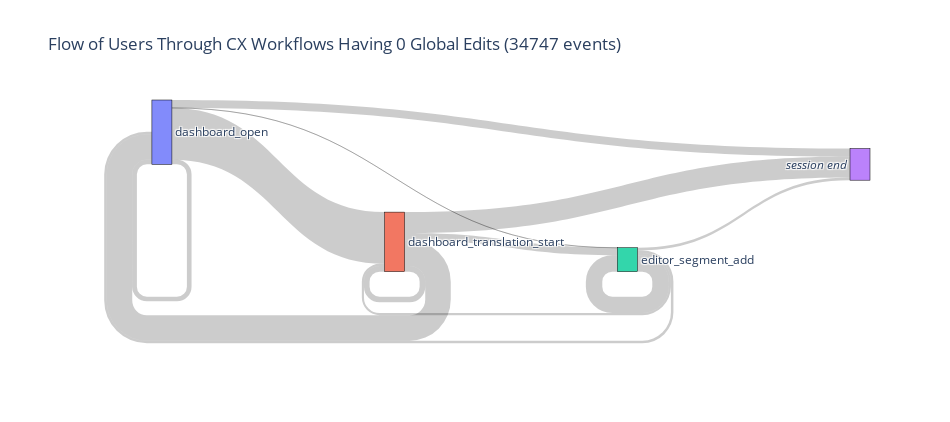

Notebook source saved alongside this figure:
### Markdown cell above
#### By Edit Bucket

### Code cell
#| column: page-inset-right

n_events = events.query("""(user_global_edit_count_bucket == '0 edits') & (event_type == @main_events)""").shape[0]
iplot(
    plot_funnel(events.query("""user_global_edit_count_bucket == '0 edits'"""), 
                chart_title=f'Flow of Users Through CX Workflows Having 0 Global Edits ({n_events} events)'), 
          config=iplot_config)

### Figure 1 — Plotly figure (JSON) as saved in the notebook; plotly's stock layout.template omitted (floating-point values rounded to 4 significant figures)
{"data": [{"domain": {"x": [0, 1], "y": [0, 1]}, "link": {"customdata": [7.229, 80.39, 0.1322, 12.25, 42.9, 9.469, 12.36, 35.27, 10.59, 8.915, 68.88, 11.62], "hovertemplate": "Events: %{value}<br />Percentage: %{customdata:.2f}%<extra></extra>", "source": [0, 0, 0, 0, 1, 1, 1, 1, 2, 2, 2, 2], "target": [0, 1, 2, 3, 0, 1, 2, 3, 0, 1, 2, 3], "value": [1094, 12166, 20, 1854, 6003, 1325, 1729, 4936, 595, 501, 3871, 653]}, "node": {"label": ["dashboard_open", "dashboard_translation_start", "editor_segment_add", "<i>session end</i>"], "line": {"color": "black", "width": 0.5}, "pad": 15, "thickness": 20}, "type": "sankey"}], "layout": {"font": {"size": 12}, "height": 422.2, "title": {"text": "Flow of Users Through CX Workflows Having 0 Global Edits (34747 events)"}, "width": 950}}
